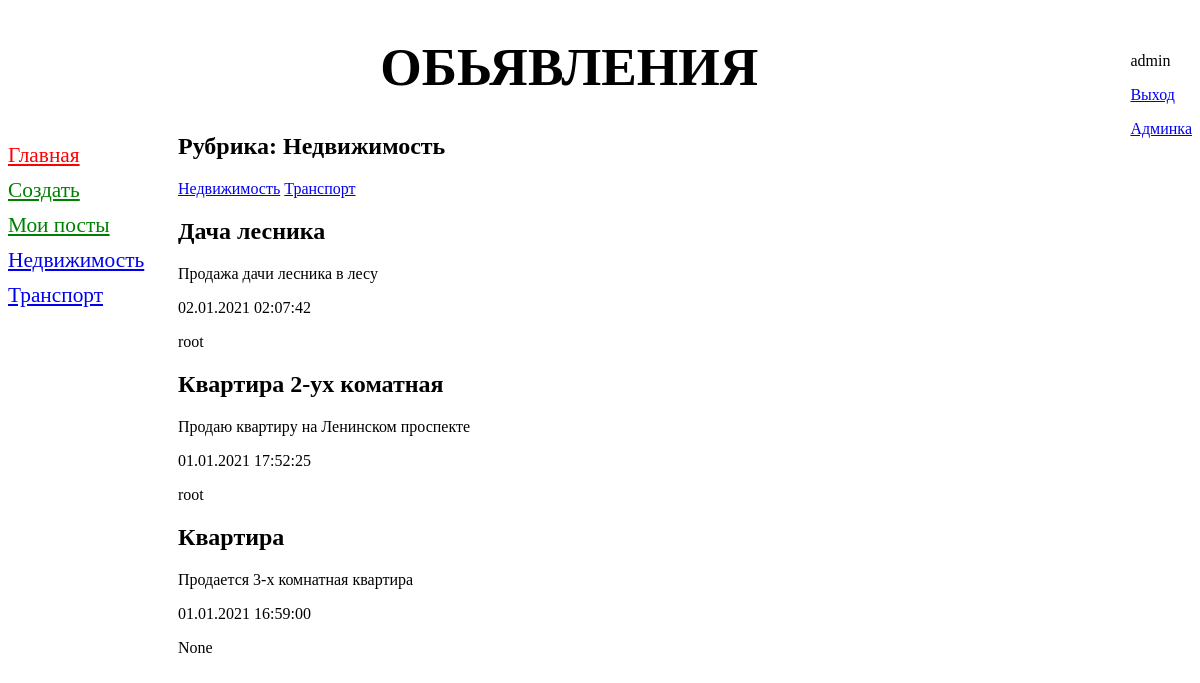
Screenshot of /bboard/1/ (signed in) with the database file from the repository.
### bboard/models.py (models this page shows, shortened)
class Rubric(models.Model):
    name = models.CharField(max_length=20, db_index=True, verbose_name="Название")
    class Meta:
        verbose_name = "Рубрика"
        verbose_name_plural = "Рубрики"
        ordering = ['name']

class Bb(models.Model):
    title = models.CharField(max_length=50, verbose_name="Товар")
    content = models.TextField(null=True, blank=True, verbose_name="Описание")
    rubric = models.ForeignKey('Rubric', null=True, on_delete=models.PROTECT, verbose_name="Рубрика")
    price = models.FloatField(null=True, blank=True, verbose_name="Цена")
    published = models.DateTimeField(auto_now_add=True, db_index=True, verbose_name="Опубликовано")
    user = models.ForeignKey(User, on_delete=models.CASCADE, null=True, default=User, verbose_name="Пользователь")
    class Meta:
        verbose_name = "Обьявление"
        verbose_name_plural = "Обьявления"
        ordering = ['-published']

### bboard/views.py (the view)
# urls.py: path('<int:rubric_id>/', by_rubric, name='by_rubric'),
def by_rubric(request, rubric_id):
    bbs = Bb.objects.filter(rubric=rubric_id)
    rubrics = Rubric.objects.all()
    current_rubric = Rubric.objects.get(pk=rubric_id)
    context = {'bbs': bbs, 'rubrics': rubrics, 'current_rubric': current_rubric}
    return render(request, 'bboard/by_rubric.html', context)

### templates/bboard/by_rubric.html
{% extends 'base.html' %}
{% block content %}
    <h2>Рубрика: {{ current_rubric.name }}</h2>
    <div>
        {% for rubric in rubrics %}
            <a href="/bboard/{{ rubric.pk }}">{{ rubric.name }}</a>
        {% endfor %}
    </div>
    {% for bb in bbs %}
        <div>
            <h2>{{ bb.title }}</h2>
            <p>{{ bb.content }}</p>
            <p>{{ bb.published|date:"d.m.Y H:i:s" }}</p>
            <p>{{ bb.user }}</p>
        </div>
    {% endfor %}
{% endblock %}

### templates/base.html (shortened to what this page needs)
<!DOCTYPE html>
{% load static %}
<html lang="ru">
<head>
    <link href="{% static 'css/style.css' %}" rel="stylesheet">
</head>
<body>
<div style="float: right">
    <p>{{ user.username }}</p>
    {% if user.is_authenticated %}
        <p><a href="{% url 'logout' %}">Выход</a></p>
        <p><a href="/admin">Админка</a> </p>
    {% else %}
        <p>You are not logged in.</p>
        <a href="{% url 'login' %}">Вход</a>
        <a href="{% url 'signup' %}">Регистрация</a>
    {% endif %}
</div>
<header>
    <h1>Обьявления</h1>
    <nav>
        <a href="{%  url 'index' %}" style="color: red">Главная</a>
        {% if user.is_authenticated %}
            <a href="{%  url 'add' %}" style="color: green">Создать</a>
            <a href="{%  url 'my_posts' %}" style="color: green">Мои посты</a>
        {% endif %}
        {% for rubric in rubrics %}
            <a href="{% url 'by_rubric' rubric.pk %}">{{ rubric.name }}</a>
        {% endfor %}
    </nav>
<section>
            {% block content %}
            {% endblock %}
        </section>
</header>
</body>
</html>

### static/css/style.css (style rules this page uses)
header h1 { font-size: 40pt; text-transform: uppercase; text-align: center; }
nav { font-size: 16pt; width: 150px; float: left; }
nav a { display: block; margin: 10px 0px; }
section { margin-left: 170px; }

### rows the page displays
Rubric: name "Недвижимость"
Rubric: name "Транспорт"
Bb: title "Дача лесника", content "Продажа дачи лесника в лесу", published "02.01.2021 02:07:42", user "root"
Bb: title "Квартира 2-ух коматная", content "Продаю квартиру на Ленинском проспекте", published "01.01.2021 17:52:25", user "root"
Bb: title "Квартира", content "Продается 3-х комнатная квартира", published "01.01.2021 16:59:00", user "None"

### other values shown
{{ user.username }} "admin"
